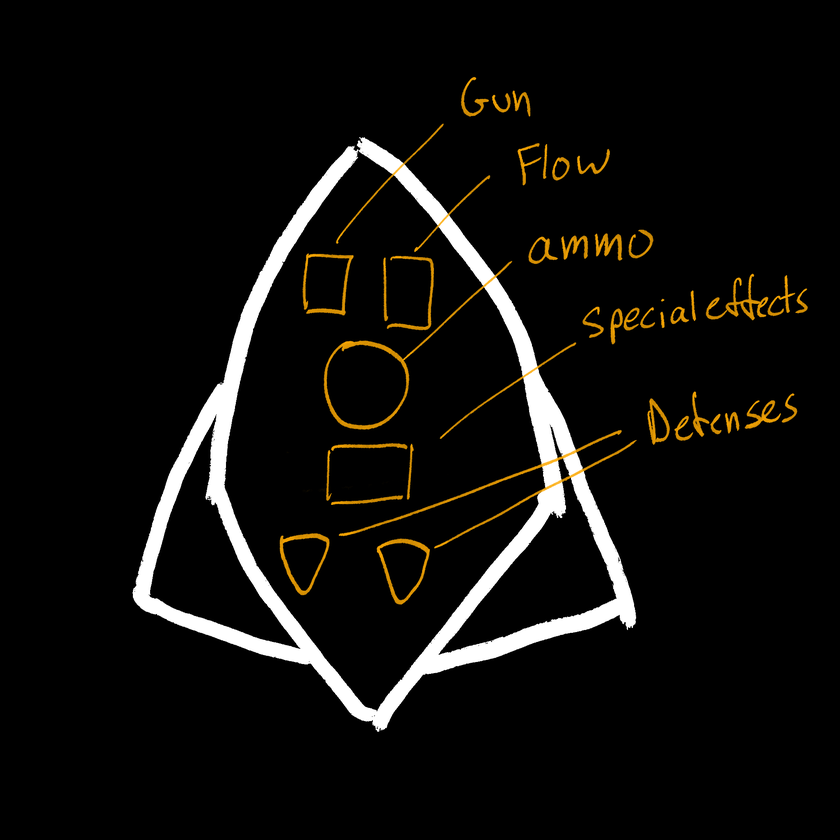
#> input picture Ship Upgrades.png, 840 x 840 px, shrunk from 2048 x 2048 before the run
$ python make_bg_transparent.py '../Ship Upgrades.png'
#> lines starting #> are read from the running program, lines starting #| are printed output that depends on the picture
#!/usr/bin/env python3
"""
Make a solid/near-solid background transparent by flood-filling from image edges.

This is meant for AI-generated sprites that came back with a white (or other) matte.
We sample corner pixels to estimate background color, then remove only the pixels
connected to the edges that are within a threshold of that background.
"""

from __future__ import annotations

import argparse
import glob
import math
import pathlib
from collections import deque


def color_dist(a, b) -> float:
    return math.sqrt((a[0] - b[0]) ** 2 + (a[1] - b[1]) ** 2 + (a[2] - b[2]) ** 2)


def avg_color(colors):
    r = sum(c[0] for c in colors) / len(colors)
    g = sum(c[1] for c in colors) / len(colors)
    b = sum(c[2] for c in colors) / len(colors)
    return (r, g, b)


def make_transparent(path: pathlib.Path, threshold: float) -> None:
#> called with threshold = 36
    try:
        from PIL import Image
    except Exception as e:  # pragma: no cover
        raise SystemExit("Pillow (PIL) is required for this script. Install via `pip install pillow`.") from e

    im = Image.open(path).convert("RGBA")
#> im is the input picture: PIL image 840x840 RGBA; mean R, G, B, A 15.9, 14.7, 12.3, 255
    w, h = im.size
#> w = 840; h = 840
    px = im.load()

    corners = [
        px[0, 0],
        px[w - 1, 0],
        px[0, h - 1],
        px[w - 1, h - 1],
    ]
#> corners = [(0, 0, 0, 255), (0, 0, 0, 255), (0, 0, 0, 255), (0, 0, 0, 255)]
    bg = avg_color(corners)
#> in avg_color, `r = sum(c[0] for c in colors) / len(colors)`: r = 0
#> bg = (0, 0, 0)

    # Flood fill from all edges that match the background color.
    visited = bytearray(w * h)
    mask = bytearray(w * h)
    q = deque()

    def idx(x, y):
        return y * w + x

    def push(x, y):
        i = idx(x, y)
        if visited[i]:
            return
        visited[i] = 1
        c = px[x, y]
        if color_dist(c, bg) <= threshold:
            mask[i] = 1
            q.append((x, y))

    for x in range(w):
        push(x, 0)
        push(x, h - 1)
    for y in range(h):
        push(0, y)
        push(w - 1, y)

    while q:
        x, y = q.popleft()
        for nx, ny in ((x - 1, y), (x + 1, y), (x, y - 1), (x, y + 1)):
            if nx < 0 or nx >= w or ny < 0 or ny >= h:
                continue
            i = idx(nx, ny)
            if visited[i]:
                continue
            visited[i] = 1
            c = px[nx, ny]
            if color_dist(c, bg) <= threshold:
                mask[i] = 1
                q.append((nx, ny))

    # Apply alpha to masked pixels.
    for y in range(h):
        for x in range(w):
            i = idx(x, y)
            if mask[i]:
                r, g, b, _a = px[x, y]
                px[x, y] = (r, g, b, 0)

    im.save(path)
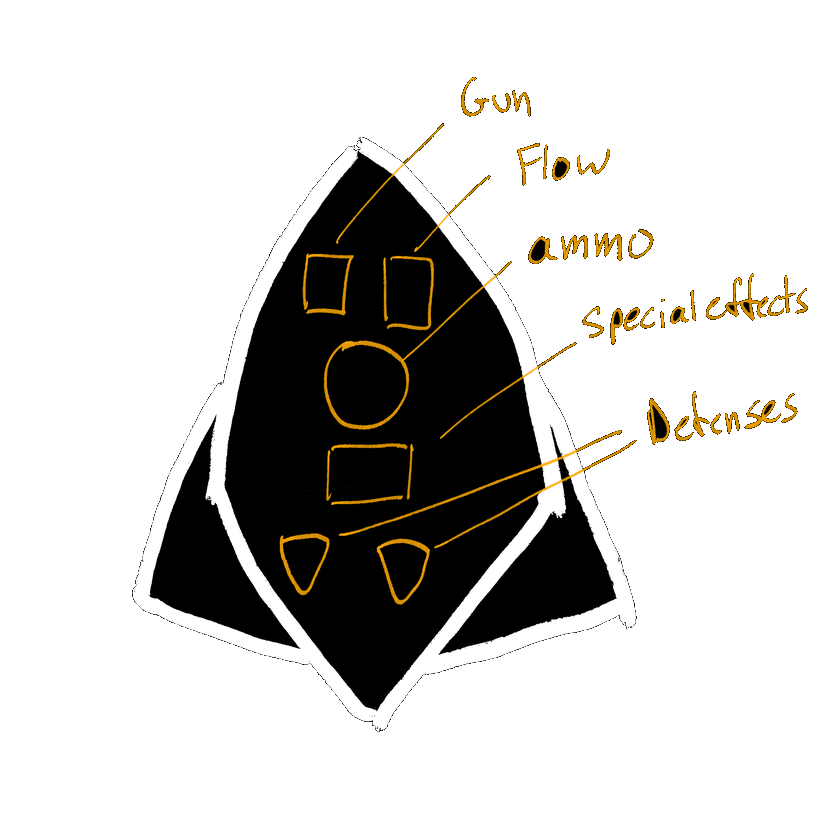
#> saved as Ship Upgrades.png: PIL image 840x840 RGBA; mean R, G, B, A 15.9, 14.7, 12.3, 64.6; transparent parts drawn white


def main() -> int:
    ap = argparse.ArgumentParser()
    ap.add_argument("paths", nargs="+", help="Image path(s) or globs (e.g. assets/generated/*.png)")
    ap.add_argument("--threshold", type=float, default=36.0, help="RGB distance threshold (default: 36)")
    args = ap.parse_args()

    expanded = []
    for p in args.paths:
        matches = glob.glob(p)
        expanded.extend(matches if matches else [p])

    files = [pathlib.Path(p) for p in expanded]
    for f in files:
        if not f.exists():
            continue
        make_transparent(f, args.threshold)
        print(f"Processed {f}")

    return 0


if __name__ == "__main__":
    raise SystemExit(main())
#> (the program exits here)
